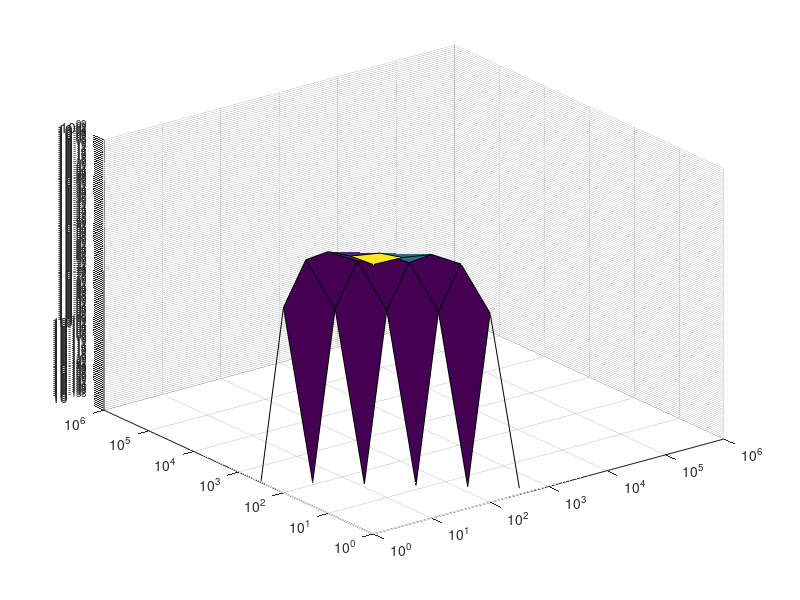
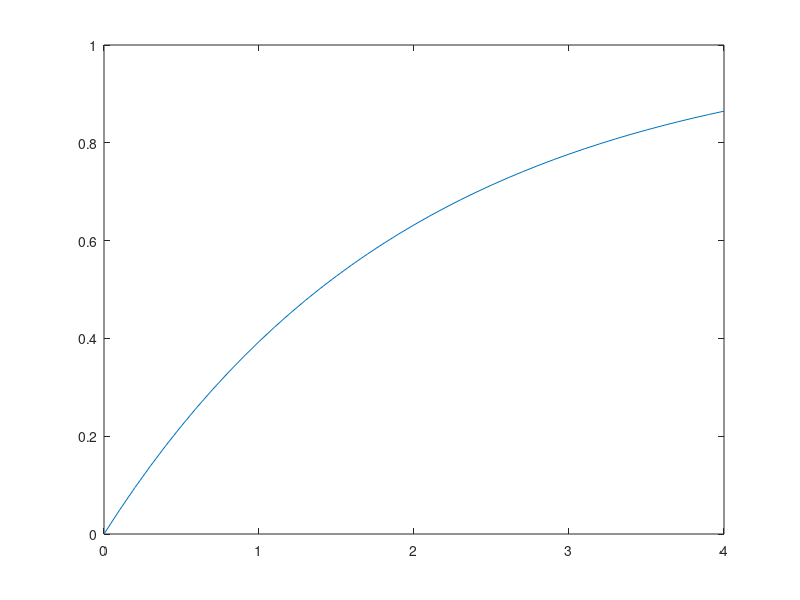
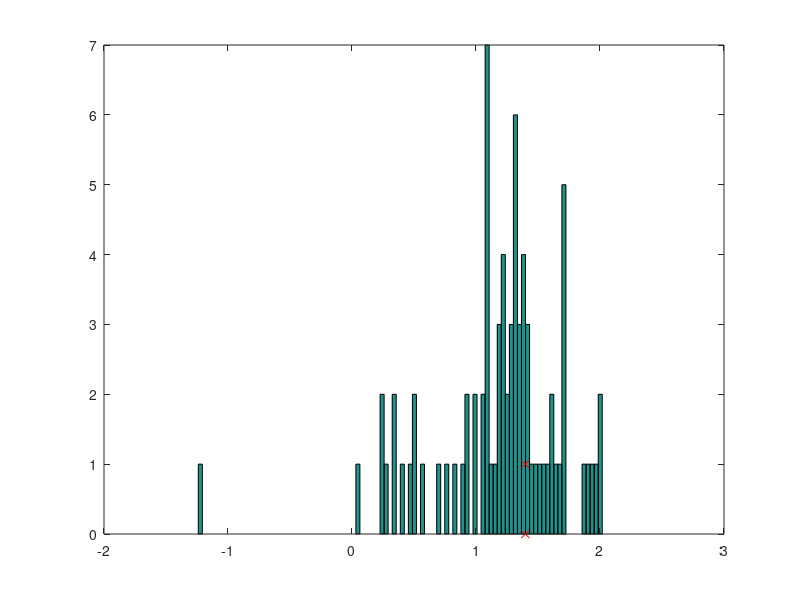

Source code (MATLAB) for these figures, in order: (Note: this script raises an error after producing the figures.)

mu = 10.^(0:0.5:6);
t = 10.^(0:0.5:6)';

z = bsxfun(@times, mu, exp(-bsxfun(@times,mu,t)));

figure
surf(t,mu,z)
set(gca, 'yscale', 'log', 'xscale', 'log', 'zscale', 'log')

t = 0:0.1:4;
figure
plot(t, 1-exp(-t/2))

M = 80;
G = 2000;
G/M
mu = M/G;
tu = G*sort(rand(M,1));

d2x = (bsxfun(@minus, tu, tu')).^2 ;
hits = any(d2x < 1 - eye(M));

sum(hits)
dxRaw = diff(tu(hits));
dxPair = [dxRaw, circshift(dxRaw,-1)];
dx = nanmin(dxPair,[],2);

figure
hist( log10(diff(tu)), 100 )
hold all
plot( log10(G/M*[1,1]), [0,1], 'rx')

y = (0:0.05:5)';
t = 10.^y;
plogt = logPoisson1(t, mu);

figure
plot(y, plogt, 'g:')
hold on
plot( log10(G/M)*[1,1], [0,1], 'r-x')

%% for miss-mapping

y = (-8:0.2:3)';
t = 10.^y;

N = ceil(2.^(0:1:15));
T = 1;
P = bsxfun(@times,  N + 1, bsxfun(@times, t/T, bsxfun(@power, (1 - t./T), N)) );
P( t./T > 1, :) = 0;
 
figure
plot(t, P)
set(gca, 'xscale', 'log')
sum(P, 2)

figure
surf( t, N, P')
set(gca, 'xscale', 'log', 'yscale', 'log')
view(0, 90)
ylabel('N')
xlabel('\Delta{}x')

hold all
plot3(T./(N+1), N, ones(size(N)), 'r-', 'linewidth', 2)


%%
addpath('../emission');

N = 2;
[T_x, T_hist] = readReadLengths();
[~, maxTind] = max(T_hist);

p = probSnpLogSpacingInMissMappedReads( t(:)', T_x, N , 'uniform');
P_marg = p'*T_hist./sum(T_hist);
p_max = probSnpLogSpacingInMissMappedReads( t, T_x(maxTind), N);

figure
plot(T_x, T_hist)
set(gca, 'xscale', 'log')

figure
plot(t, P_marg)
hold all
plot(t, p_max', 'r:') 
set(gca, 'xscale', 'log')


